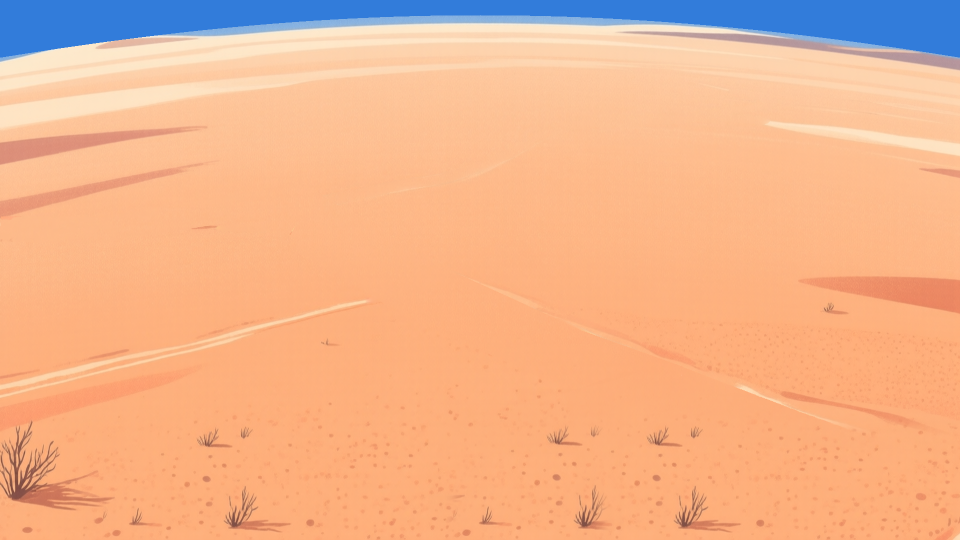
#> input picture tools/art_source/baikonur_ground_curved.png, 1920 x 1080 px (shown at 1/2 size)
$ python -i assemble_pads.py   (imports and definitions only)
#> lines starting #> are read from the running program, lines starting #| are printed output that depends on the picture; after the words box and inside, x2 and y2 are one past the last pixel; in counts of white or black regions, pixels touching at a corner belong together
#> further down, picture is the input picture: shape (1080, 1920, 3); mean B, G, R 140.9, 179.1, 239.4
"""Assemble a side's three launch-pad sprites from generated parts.

    python3 tools/art_source/assemble_pads.py PARTS_DIR OUT_DIR --platform N --gantry N --wreck N
           [--gantry-scale 0.95] [--gantry-dx 70] [--gantry-dy -345]

Reads platform_N.png, gantry_N.png, gantry_wreck_N.png (RGBA cutouts) and writes
pad_site.png (the bare platform), pad_ok.png (platform + gantry standing on it) and
pad_damaged.png (scorched platform + the wreck). The generator attaches buildings to any
pad asked for whole, so pads are always built from parts (see docs/art-asset-list.md).
"""
import argparse
from pathlib import Path
import numpy as np
from PIL import Image, ImageEnhance

ap = argparse.ArgumentParser()
# [9 lines not run here, left out]

def tight(im):
    bb = im.getchannel("A").point(lambda v: 255 if v > 40 else 0).getbbox()
    return im.crop(bb) if bb else im

def defire(im):
    """The generator lights every flame pit: repaint the fire and its outline as the pit's dark grey."""
    import cv2
    arr = np.asarray(im).astype(int); r, g, b = arr[..., 0], arr[..., 1], arr[..., 2]
    fire = ((r > 150) & (r - b > 90) & (arr[..., 3] > 0)).astype(np.uint8)
    near = cv2.dilate(fire, np.ones((9, 9), np.uint8)) > 0
    dark = arr[..., :3].max(-1) < 200
    arr[(fire > 0) | (near & dark), :3] = (52, 54, 60)
    return Image.fromarray(arr.astype(np.uint8), "RGBA")

def unslab(im):
    """Keep only the tower: white and grey girders (neutral or cool) and red bands. Drops the sand
    slab, its outline and the warm shadow the generator stands every tower on."""
    import cv2
    arr = np.asarray(im).copy(); c = arr[..., :3].astype(int); r, g, b = c[..., 0], c[..., 1], c[..., 2]
#> after `r, g, b = (c[..., 0], c[..., 1], c[..., 2])`:
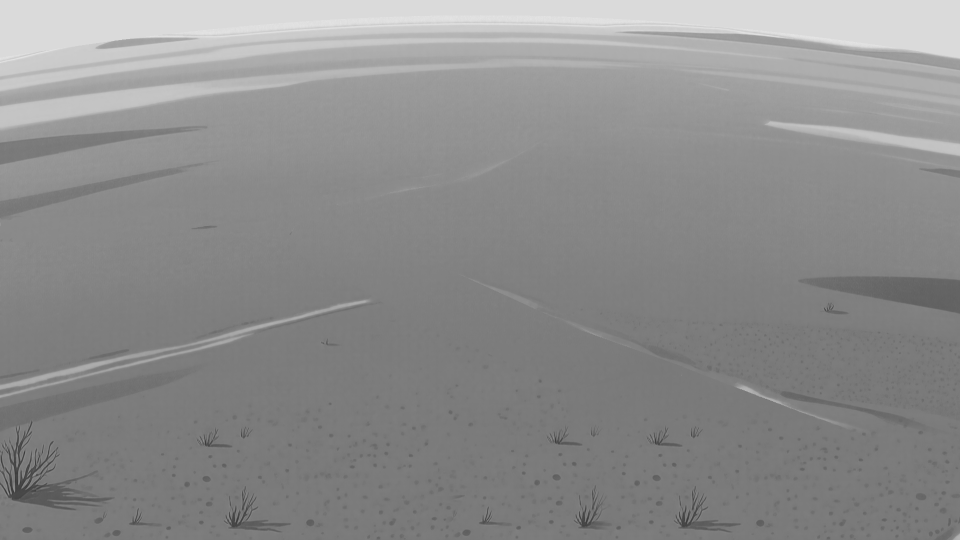
#> r: shape (1080, 1920) int64 (shown at 1/2 size); min 43, max 230, mean 140.9
#> after `r, g, b = (c[..., 0], c[..., 1], c[..., 2])`:
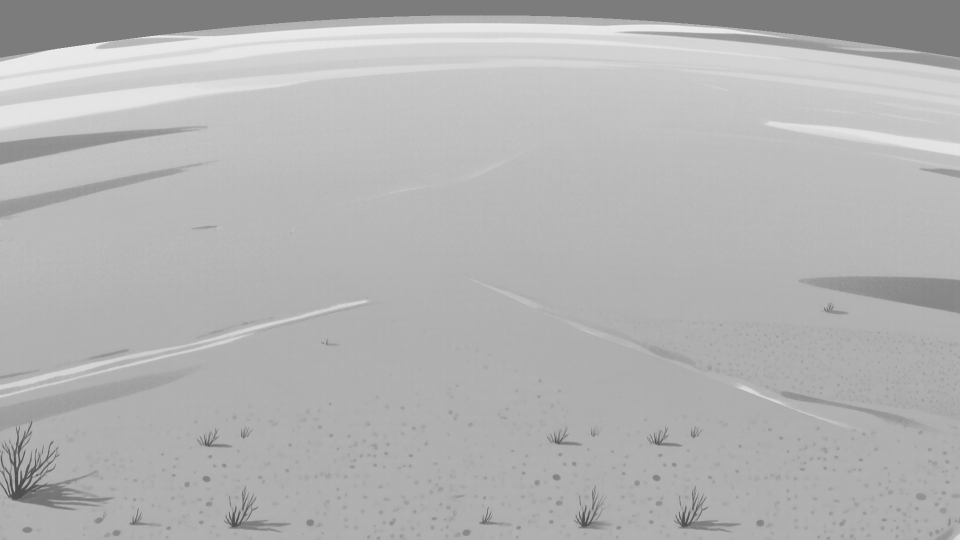
#> g: shape (1080, 1920) int64 (shown at 1/2 size); min 64, max 240, mean 179.1
#> after `r, g, b = (c[..., 0], c[..., 1], c[..., 2])`:
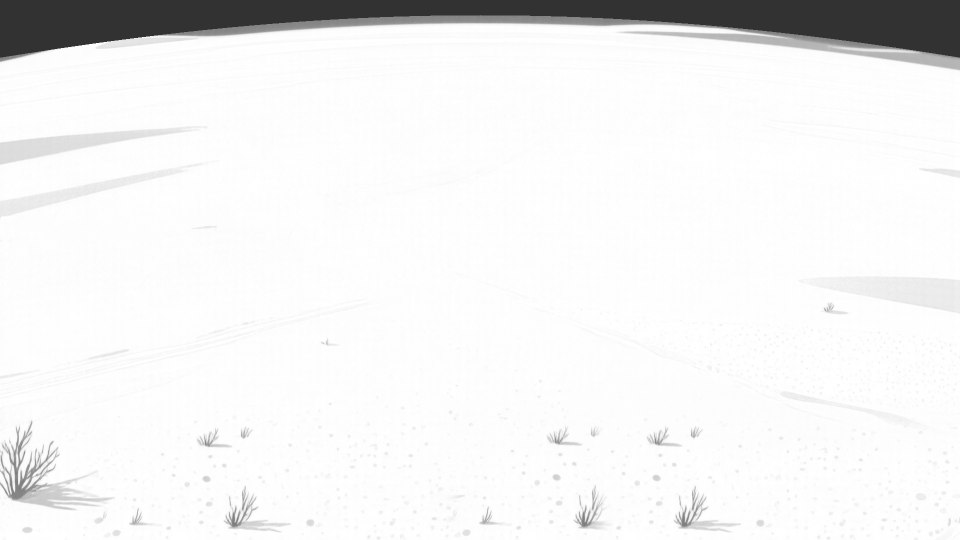
#> b: shape (1080, 1920) int64 (shown at 1/2 size); min 50, max 255, mean 239.4
    mx, mn = c.max(-1), c.min(-1)
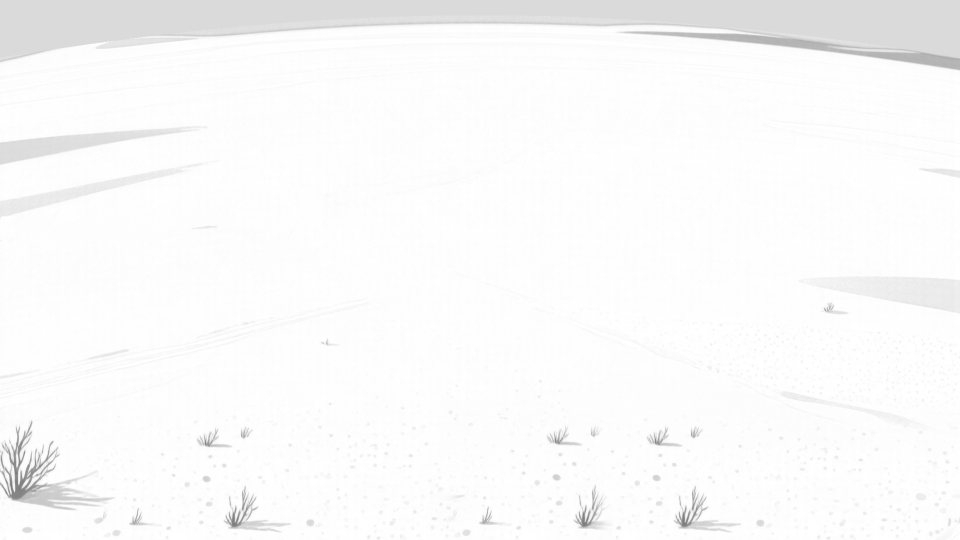
#> mx: shape (1080, 1920) int64 (shown at 1/2 size); min 118, max 255, mean 249.4
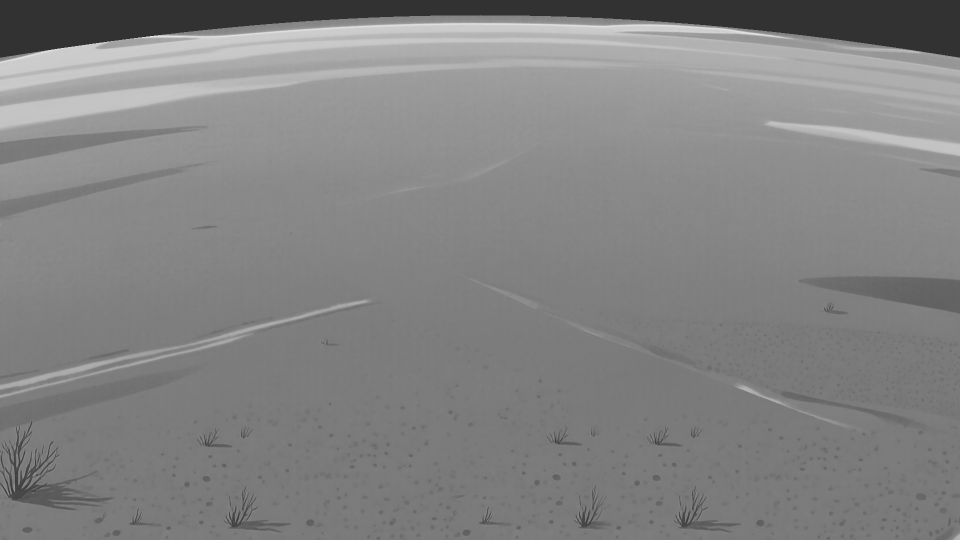
#> mn: shape (1080, 1920) int64 (shown at 1/2 size); min 43, max 230, mean 130.9
    girder = ((mx - mn < 40) & (b >= g - 8) & (mx > 110)) | ((mn > 195) & (mx - mn < 45))   # grey steel, lit white paint
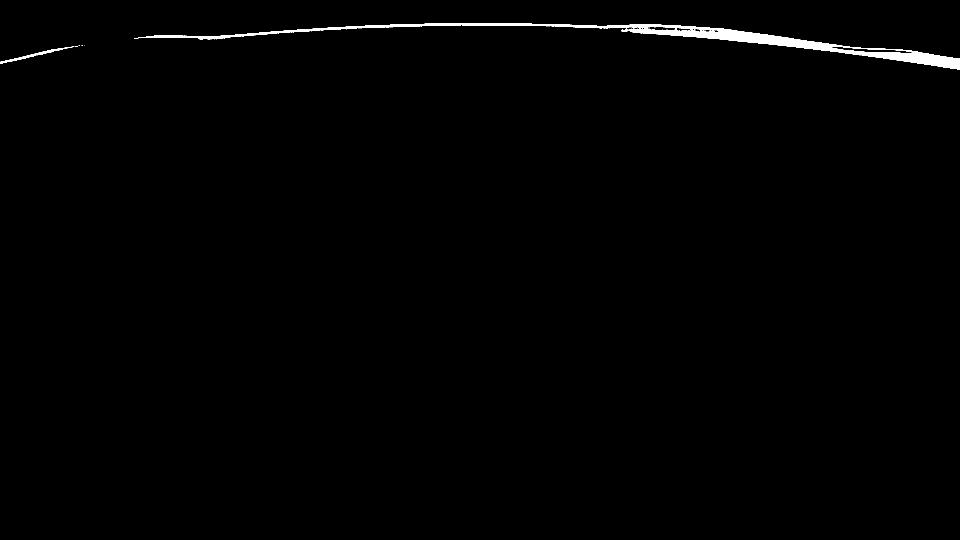
#> girder: shape (1080, 1920) bool (shown at 1/2 size); 0.79% white; 7 white regions (5 under 20 px), largest, box (x1, y1, x2, y2) and area: (268, 46, 1920, 139) 15793, (0, 93, 149, 128) 584
    red = (r > 140) & (r - g > 60)
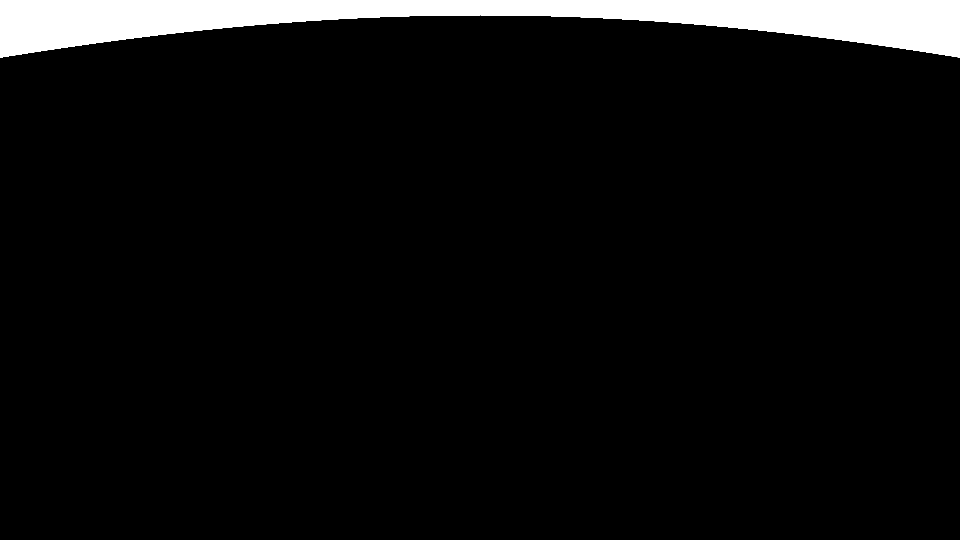
#> red: shape (1080, 1920) bool (shown at 1/2 size); 5.5% white; 1 white region, box (x1, y1, x2, y2) and area: (0, 0, 1920, 115) 114775
#> (the run stopped early here; a loop or call above may not have finished)

$ run again, on tools/art_source/cape_ground_empty.png
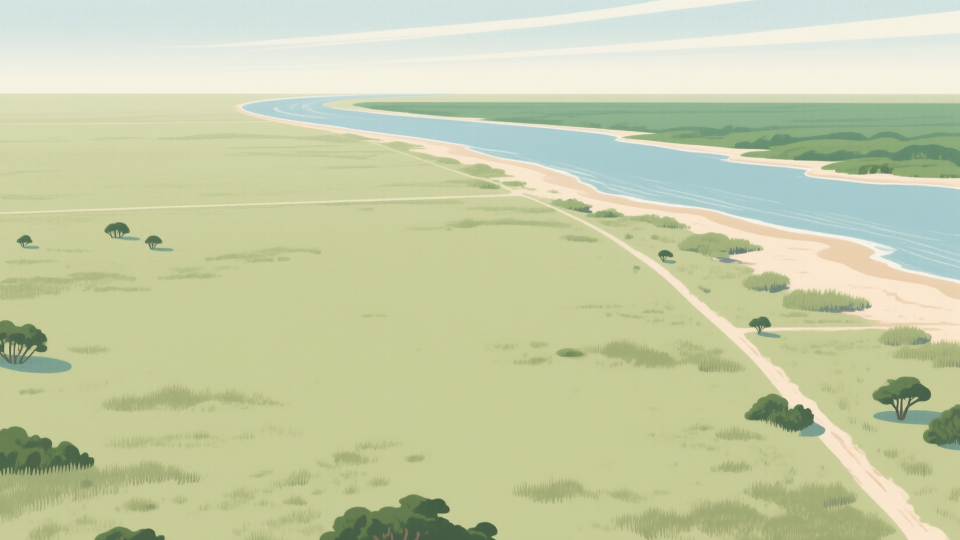
#> input picture tools/art_source/cape_ground_empty.png, 1920 x 1080 px (shown at 1/2 size)
#> picture is the input picture: shape (1080, 1920, 3); mean B, G, R 167.8, 205.2, 198.1
#> in unslab, `mx, mn = c.max(-1), c.min(-1)`:
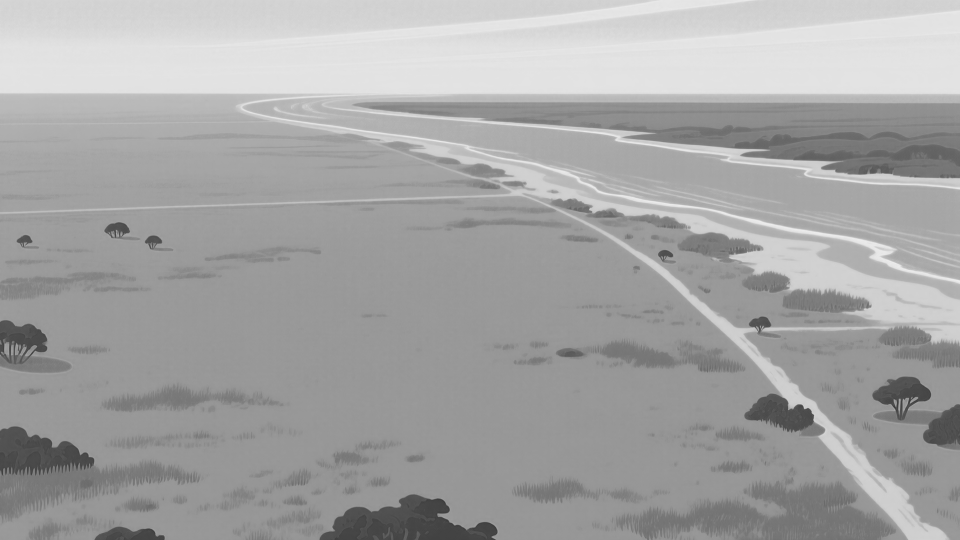
#> mn: shape (1080, 1920) int64 (shown at 1/2 size); min 50, max 240, mean 164.8
#> in unslab, `girder = ((mx - mn < 40) & (b >= g - 8) & (mx > 110)) | ((mn > 195) & ..`:
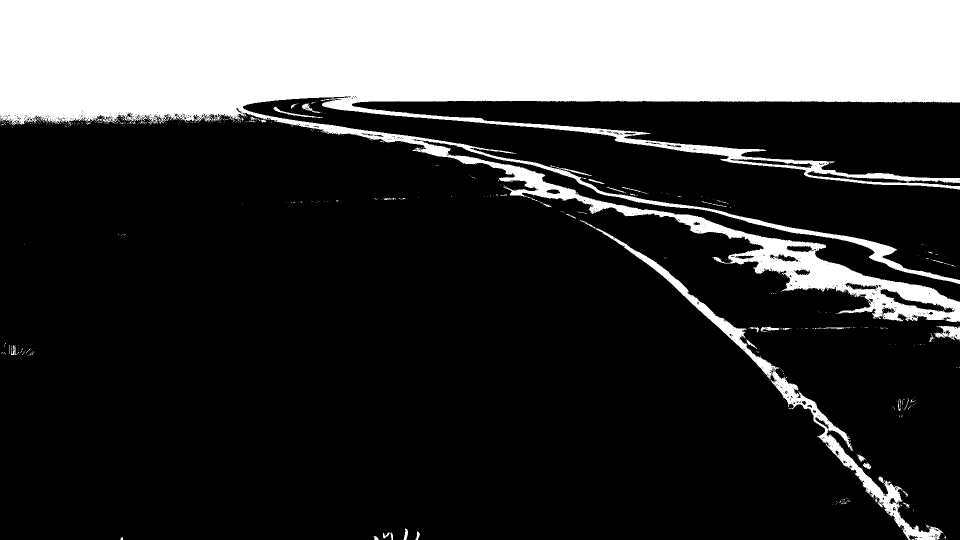
#> girder: shape (1080, 1920) bool (shown at 1/2 size); 23.8% white; 548 white regions (509 under 20 px), largest, box (x1, y1, x2, y2) and area: (0, 0, 1920, 644) 472165, (1160, 440, 1886, 1080) 16395, (1868, 652, 1920, 680) 831
#> red: shape (1080, 1920) bool; every value is 0

$ run again, on tools/art_source/woomera_ground_empty.png
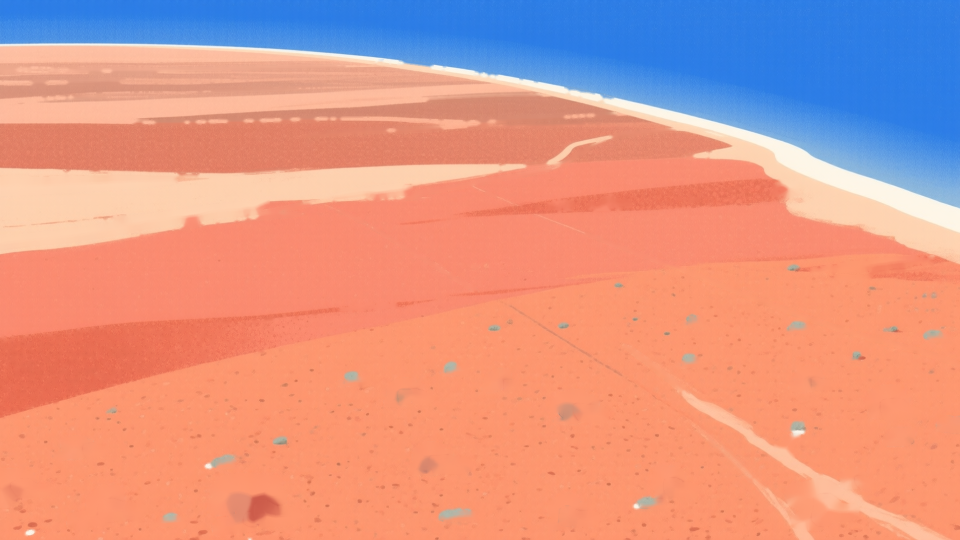
#> input picture tools/art_source/woomera_ground_empty.png, 1920 x 1080 px (shown at 1/2 size)
#> picture is the input picture: shape (1080, 1920, 3); mean B, G, R 138.3, 150, 215.9
#> in unslab, `girder = ((mx - mn < 40) & (b >= g - 8) & (mx > 110)) | ((mn > 195) & ..`:
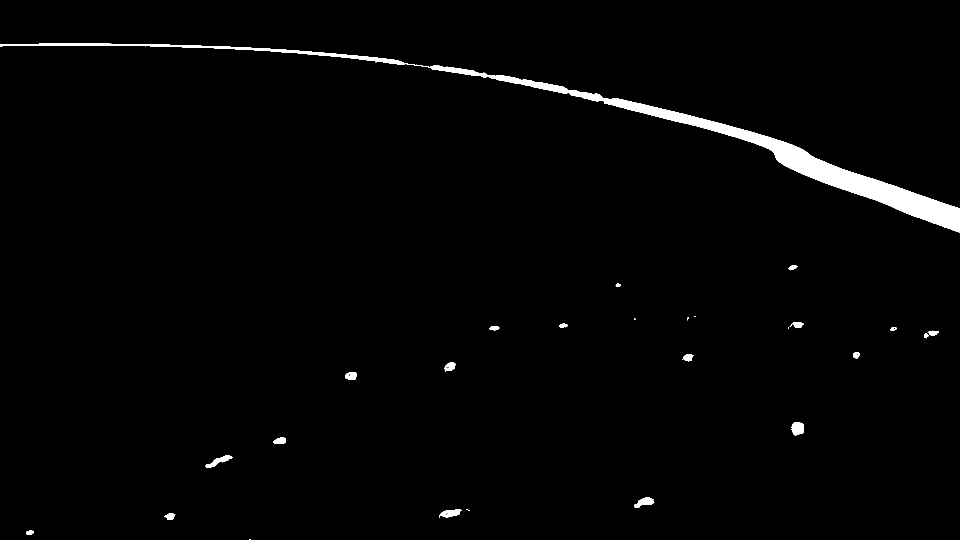
#> girder: shape (1080, 1920) bool (shown at 1/2 size); 1.7% white; 27 white regions (7 under 20 px), largest, box (x1, y1, x2, y2) and area: (0, 87, 1920, 466) 30802, (1583, 844, 1608, 871) 538, (411, 911, 466, 936) 486
#> in unslab, `red = (r > 140) & (r - g > 60)`:
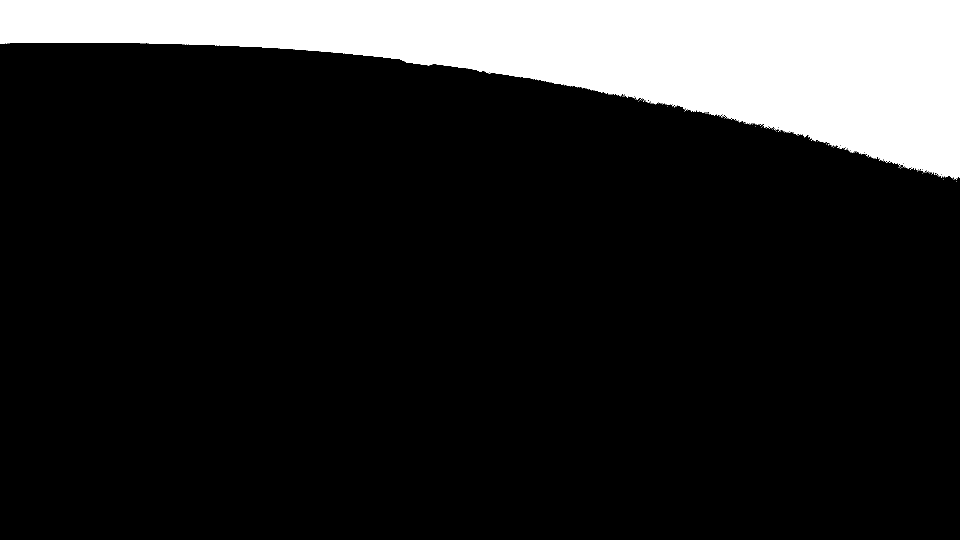
#> red: shape (1080, 1920) bool (shown at 1/2 size); 15.7% white; 97 white regions (96 under 20 px), largest, box (x1, y1, x2, y2) and area: (0, 0, 1920, 360) 325066
